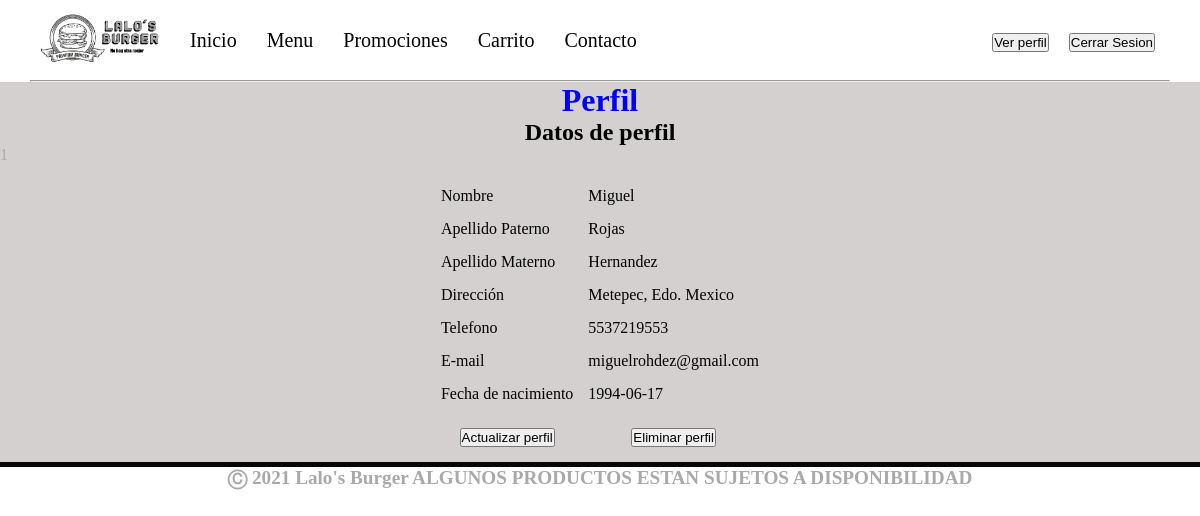
The page /perfil.php (signed in) on the database its author committed.
### tables this page shows
CREATE TABLE cliente(
    NoCliente INT(11) AUTO_INCREMENT,
    cliente_nombre VARCHAR(100) NOT NULL,
    cliente_apaterno VARCHAR(100) NOT NULL,
    cliente_amaterno VARCHAR(100),
    cliente_direccion VARCHAR(200),
    cliente_correo VARCHAR(100) NOT NULL,
    cliente_contrasenia VARCHAR(255),
    cliente_telefono VARCHAR(15) NOT NULL,
    cliente_fechaNac DATE NOT NULL,
    PRIMARY KEY(NoCliente)
    );

### perfil.php (the view, shortened to what this page needs)
<!DOCTYPE html>
<html lang="es-ES">
	<head>
		<link rel="stylesheet" type="text/css" href="css/main.css">
	</head>
	<body>
	<div class="container">
		<header>
			<h1 class="tituloPrincipal">Perfil</h1>
		</header>
		<div class="caja principal">
			<?php
				if (!isset($_SESSION["usuario"])) {
					echo "<h2>Vuelve a iniciar sesion</h2>";
					echo "<h2>Tu sesion a expirado</h2>";
				}else{
					echo "<h2>Datos de perfil</h2>";
					echo $_SESSION["id"];
					require("./php/datos_con.php");
					$conexion = new mysqli($db_host, $db_admin,$db_pass,$db_data,$db_port);
					$conexion -> set_charset("utf8");
					$consulta = "SELECT cliente_nombre, cliente_apaterno,cliente_amaterno, cliente_direccion, cliente_correo, cliente_telefono, cliente_fechaNac FROM cliente WHERE NoCliente = ?";
					$stmt = $conexion->prepare($consulta);
					$idCliente = $_SESSION["id"];
					$stmt->bind_param("i", $idCliente);
					$stmt->execute();
					$stmt->bind_result($nombre,$apaterno,$amaterno,$direccion,$correo,$telefono,$fecha);
					echo "<table class='t_registro'>
								<tr>
									<td>Nombre </td><td>".$nombre."</td>
								</tr>
								<tr>
									<td>Apellido Paterno </td><td>".$apaterno."</td>
								</tr>
								<tr>
									<td>Apellido Materno </td><td>".$amaterno."</td>
								</tr>
								<tr>
									<td>Dirección </td><td>".$direccion."</td>
								</tr>
								<tr>
									<td>Telefono </td><td>".$telefono."</td>
								</tr>
								<tr>
									<td>E-mail </td><td>".$correo."</td>
								</tr>
								<tr>
									<td>Fecha de nacimiento </td><td>".$fecha."</td>
								</tr>
								<tr>
									<td class='btn_registro'><a href='./actualizar.php'><button>Actualizar perfil</button></a></td>
									<td class='btn_registro'><a href='advertencia_eliminar.php'><button>Eliminar perfil</button></a></td>
								</tr>
							</table>";
				}
			?>
		</div>
		<div class="clear"></div>
		</div>
		<footer>
			<h1 class="text-footer"> Ⓒ 2021 Lalo's Burger ALGUNOS PRODUCTOS ESTAN SUJETOS A DISPONIBILIDAD</h1>
		</footer>
	</body>
</html>

### css/main.css (style rules this page uses)
* { box-sizing: border-box; margin: 0; padding: 0; }
body { color: darkgrey; }
a { color: black; text-decoration: none; }
ul { list-style: none; }
#logo { width: 6em; }
.container-menu { width: 95%; margin: auto; }
.nav-main { font-size: 20px; display: flex; justify-content: space-between; align-items: center; padding: 20px 0px; height: 80px; }
.nav-main ul.nav-menu { display: flex; flex: 1; margin-left: 25px; }
.nav-main ul.nav-menu li { padding: 15px; }
.logoNav { width: 6em; padding: 0px 10px 0px 10px ; }
.nav-sesion { color: red; padding: 2px; margin: 3px; display: flex; align-items: center; }
.nav-sesion a { padding: 0px 10px 0px 10px; }
.container { background-color: #d4d0d0; }
.clear { height: 5px; width: 100%; background-color: #070707; clear: both; }
.tituloPrincipal { text-align: center; text-decoration-style: solid; color: blue; }
.text-footer { text-align: center; font-size: 1.2em; }
.t_registro { margin: auto; margin-top: 8px; color: black; border-spacing: 15px; border-collapse: separate; }
.btn_registro { padding-top: 3%; text-align: center; }
h2 { color: black; font-size: 1.5em; text-align: center; }

### rows shown on the page
cliente: cliente_nombre "Miguel", cliente_apaterno "Rojas", cliente_amaterno "Hernandez", cliente_direccion "Metepec, Edo. Mexico", cliente_telefono "5537219553", cliente_correo "miguelrohdez@gmail.com", cliente_fechaNac "1994-06-17"

### other values the page prints
$_SESSION["id"] "1"
